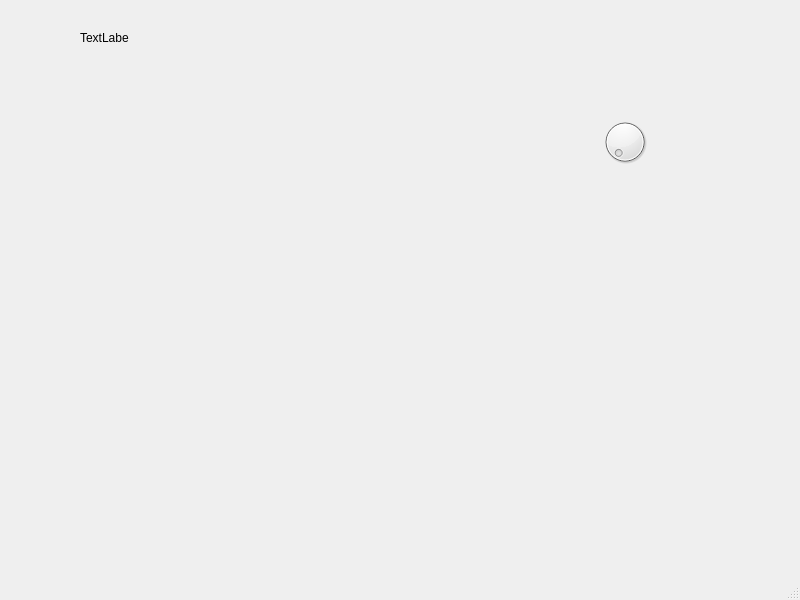
<?xml version="1.0" encoding="UTF-8"?>
<ui version="4.0">
 <class>MainWindow</class>
 <widget class="QMainWindow" name="MainWindow">
  <property name="geometry">
   <rect>
    <x>0</x>
    <y>0</y>
    <width>800</width>
    <height>600</height>
   </rect>
  </property>
  <property name="windowTitle">
   <string>MainWindow</string>
  </property>
  <widget class="QWidget" name="centralwidget">
   <widget class="QLabel" name="label">
    <property name="geometry">
     <rect>
      <x>80</x>
      <y>30</y>
      <width>49</width>
      <height>16</height>
     </rect>
    </property>
    <property name="text">
     <string>TextLabel</string>
    </property>
   </widget>
   <widget class="Graphic" name="widget" native="true">
    <property name="geometry">
     <rect>
      <x>60</x>
      <y>90</y>
      <width>601</width>
      <height>211</height>
     </rect>
    </property>
    <widget class="QDial" name="dial">
     <property name="geometry">
      <rect>
       <x>540</x>
       <y>20</y>
       <width>50</width>
       <height>64</height>
      </rect>
     </property>
    </widget>
   </widget>
  </widget>
  <widget class="QMenuBar" name="menubar">
   <property name="geometry">
    <rect>
     <x>0</x>
     <y>0</y>
     <width>800</width>
     <height>21</height>
    </rect>
   </property>
  </widget>
  <widget class="QStatusBar" name="statusbar"/>
 </widget>
 <customwidgets>
  <customwidget>
   <class>Graphic</class>
   <extends>QWidget</extends>
   <header>graphic.h</header>
   <container>1</container>
  </customwidget>
 </customwidgets>
 <resources/>
 <connections/>
</ui>
